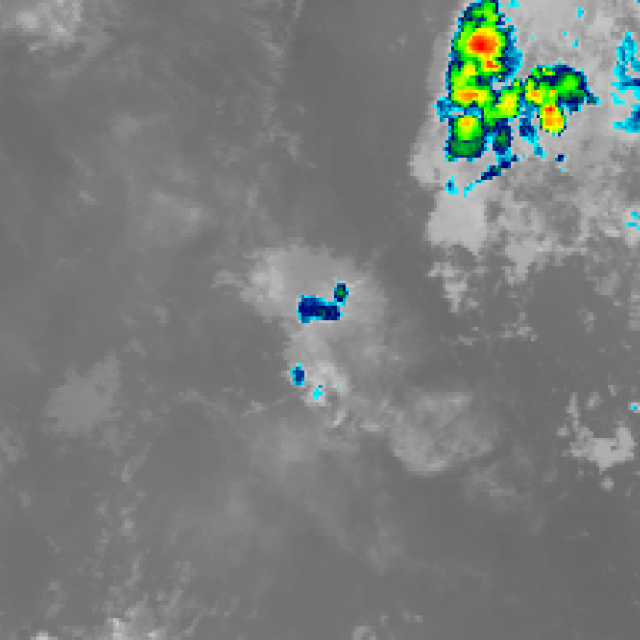
#> input picture data/active_learning/pending/20261121T180000Z_sensor_mismatch/frame.png, 640 x 640 px
$ python 2_autolabel_seg.py --input-dir ../data/active_learning/pending/20261121T180000Z_sensor_mismatch
#> lines starting #> are read from the running program, lines starting #| are printed output that depends on the picture; after the words box and inside, x2 and y2 are one past the last pixel; in counts of white or black regions, pixels touching at a corner belong together
### ml_pipeline/utils.py
"""Shared configuration, path resolution, logging, and atomic I/O utilities."""

from __future__ import annotations

import json
import logging
import os
import random
import re
import tempfile
from datetime import datetime, timezone
from pathlib import Path
from typing import Any

import numpy as np
import yaml

PIPELINE_ROOT = Path(__file__).resolve().parent
DEFAULT_CONFIG_PATH = PIPELINE_ROOT / "config.yaml"

FRAME_TIMESTAMP_RE = re.compile(r"(\d{8}T\d{4})Z")


def setup_logging(name: str, level: str = "INFO") -> logging.Logger:
    """Configure a clean console logger without duplicating handlers."""
    logger = logging.getLogger(name)
    numeric_level = getattr(logging, level.upper(), logging.INFO)
    logger.setLevel(numeric_level)
    if not logger.handlers:
        handler = logging.StreamHandler()
        handler.setFormatter(
            logging.Formatter(
                fmt="%(asctime)s | %(levelname)-7s | %(name)s | %(message)s",
                datefmt="%H:%M:%S",
            )
        )
        logger.addHandler(handler)
    logger.propagate = False
    return logger


def load_config(config_path: str | Path | None = None) -> dict[str, Any]:
    """Load pipeline YAML config and attach the resolved config directory."""
    path = Path(config_path).resolve() if config_path else DEFAULT_CONFIG_PATH
    if not path.exists():
        raise FileNotFoundError(f"Configuration file not found: {path}")
    with path.open("r", encoding="utf-8") as handle:
        cfg = yaml.safe_load(handle) or {}
    cfg["_config_path"] = str(path)
    cfg["_base_dir"] = str(path.parent)
    return cfg


def resolve_path(path_value: str | Path, base_dir: str | Path | None = None) -> Path:
    """Resolve a relative path against the config directory (or PIPELINE_ROOT)."""
    candidate = Path(path_value)
    if candidate.is_absolute():
        return candidate
    anchor = Path(base_dir) if base_dir else PIPELINE_ROOT
    return (anchor / candidate).resolve()


def get_pipeline_paths(cfg: dict[str, Any]) -> dict[str, Path]:
    """Resolve all standard working directories defined under `paths`."""
    base_dir = Path(cfg.get("_base_dir", PIPELINE_ROOT))
    raw_paths = cfg.get("paths", {})
    return {key: resolve_path(val, base_dir) for key, val in raw_paths.items()}


def set_seed(seed: int) -> None:
    """Seed Python and NumPy RNGs for deterministic pipeline behavior."""
    random.seed(seed)
    np.random.seed(seed)


def atomic_write_bytes(path: Path, data: bytes) -> None:
    """Write binary data atomically via a temporary file in the same directory."""
    path.parent.mkdir(parents=True, exist_ok=True)
    fd, tmp_name = tempfile.mkstemp(dir=path.parent, prefix=f".{path.name}.", suffix=".tmp")
    try:
        with os.fdopen(fd, "wb") as handle:
            handle.write(data)
            handle.flush()
            os.fsync(handle.fileno())
        os.replace(tmp_name, path)
    except Exception:
        if os.path.exists(tmp_name):
            os.unlink(tmp_name)
        raise


def atomic_write_text(path: Path, content: str, encoding: str = "utf-8") -> None:
    """Write text atomically."""
    atomic_write_bytes(path, content.encode(encoding))


def atomic_write_json(path: Path, payload: Any) -> None:
    """Write pretty-printed JSON atomically."""
    atomic_write_text(path, json.dumps(payload, indent=2, sort_keys=False) + "\n")


def parse_frame_timestamp(filename: str) -> datetime | None:
    """Parse a UTC datetime from filenames like `himawari_b13_20251101T0600Z.png`."""
    match = FRAME_TIMESTAMP_RE.search(filename)
    if not match:
        return None
    return datetime.strptime(match.group(1), "%Y%m%dT%H%M").replace(tzinfo=timezone.utc)


# [4 lines left out: function format_frame_filename, not called in this run]

### ml_pipeline/2_autolabel_seg.py
#!/usr/bin/env python3
"""Step 2: OpenCV IR brightness-temperature thresholding, YOLOv8-seg polygon extraction & QA grid."""

from __future__ import annotations

import argparse
import math
import random
from pathlib import Path
from typing import Any

import cv2
import numpy as np

from utils import (
    DEFAULT_CONFIG_PATH,
    atomic_write_json,
    atomic_write_text,
    get_pipeline_paths,
    load_config,
    parse_frame_timestamp,
    set_seed,
    setup_logging,
)

LOGGER = setup_logging("step2.autolabel")


def extract_polygons_from_gray(
    gray: np.ndarray,
    classes_cfg: dict[int | str, dict[str, Any]],
    morph_open_kernel: int = 3,
    morph_close_kernel: int = 5,
    approx_eps_ratio: float = 0.005,
    min_polygon_points: int = 3,
) -> tuple[list[tuple[int, np.ndarray]], dict[int, int]]:
    """Segment grayscale IR image into class polygons normalized to [0.0, 1.0].

    Returns:
        polygons: list of `(class_id, normalized_xy_array)` with shape `(M, 2)` float64 in `[0, 1]`.
        class_counts: mapping `class_id -> instance_count`.
    """
    height, width = gray.shape[:2]
    open_se = (
        cv2.getStructuringElement(cv2.MORPH_ELLIPSE, (morph_open_kernel, morph_open_kernel))
        if morph_open_kernel > 1
        else None
    )
    close_se = (
        cv2.getStructuringElement(cv2.MORPH_ELLIPSE, (morph_close_kernel, morph_close_kernel))
        if morph_close_kernel > 1
        else None
    )

    polygons: list[tuple[int, np.ndarray]] = []
    class_counts: dict[int, int] = {}

    for raw_cid in sorted(classes_cfg.keys(), key=lambda x: int(x)):
        cid = int(raw_cid)
        spec = classes_cfg[raw_cid]
        min_i = int(spec["min_intensity"])
        max_i = int(spec["max_intensity"])
        min_area = float(spec["min_area_px"])
        class_counts[cid] = 0

        mask = cv2.inRange(gray, min_i, max_i)
        if open_se is not None:
            mask = cv2.morphologyEx(mask, cv2.MORPH_OPEN, open_se)
        if close_se is not None:
            mask = cv2.morphologyEx(mask, cv2.MORPH_CLOSE, close_se)

        contours, _ = cv2.findContours(mask, cv2.RETR_EXTERNAL, cv2.CHAIN_APPROX_SIMPLE)
        for contour in contours:
            if cv2.contourArea(contour) < min_area:
                continue
            perimeter = cv2.arcLength(contour, True)
            if perimeter <= 0.0:
                continue
            epsilon = approx_eps_ratio * perimeter
            approx = cv2.approxPolyDP(contour, epsilon, True)
            pts = approx.reshape(-1, 2)
            if len(pts) < min_polygon_points:
                continue

            norm_pts = np.empty_like(pts, dtype=np.float64)
            norm_pts[:, 0] = np.clip(pts[:, 0] / float(width), 0.0, 1.0)
            norm_pts[:, 1] = np.clip(pts[:, 1] / float(height), 0.0, 1.0)
            polygons.append((cid, norm_pts))
            class_counts[cid] += 1

    return polygons, class_counts


def format_yolo_seg_lines(polygons: list[tuple[int, np.ndarray]]) -> str:
    """Serialize `(class_id, normalized_pts)` entries into YOLOv8-seg label text."""
    lines: list[str] = []
    for cid, norm_pts in polygons:
        coords = " ".join(f"{x:.6f} {y:.6f}" for x, y in norm_pts)
        lines.append(f"{cid} {coords}")
    return ("\n".join(lines) + "\n") if lines else ""


def render_qa_montage(
    records: list[dict[str, Any]],
    raw_frames_dir: Path,
    classes_cfg: dict[int | str, dict[str, Any]],
    output_path: Path,
    num_samples: int = 16,
    seed: int = 42,
    tile_size: int = 320,
) -> Path | None:
    """Render a 4x4 (or ceil-sqrt grid) QA visual overlay of auto-labeled polygons."""
    if not records:
        LOGGER.warning("No retained frames available for QA montage.")
        return None

    rng = random.Random(seed)
    deep_frames = [r for r in records if r["class_counts"].get("0", 0) > 0]
    shield_only = [
        r
        for r in records
        if r["class_counts"].get("0", 0) == 0 and r["class_counts"].get("1", 0) > 0
    ]
    clear_frames = [r for r in records if not r["is_positive"]]

    # Stratified QA selection so deep convective, storm shield, and clear-sky are all visible
    selected: list[dict[str, Any]] = []
    target = min(num_samples, len(records))
    quotas = [
        (deep_frames, max(1, int(round(target * 0.55)))),
        (shield_only, max(1, int(round(target * 0.30)))),
        (clear_frames, max(1, target - int(round(target * 0.55)) - int(round(target * 0.30)))),
    ]
    used_names: set[str] = set()
    for pool, quota in quotas:
        if not pool:
            continue
        picks = rng.sample(pool, min(quota, len(pool)))
        for item in picks:
            if item["filename"] not in used_names and len(selected) < target:
                selected.append(item)
                used_names.add(item["filename"])

    if len(selected) < target:
        remaining = [r for r in records if r["filename"] not in used_names]
        extra = rng.sample(remaining, min(target - len(selected), len(remaining)))
        selected.extend(extra)

    cols = int(math.ceil(math.sqrt(len(selected))))
    rows = int(math.ceil(len(selected) / cols))
    header_h = 44
    canvas = np.full((header_h + rows * tile_size, cols * tile_size, 3), 20, dtype=np.uint8)

    # Header legend banner
    cv2.putText(
        canvas,
        f"Himawari-9 Band 13 Auto-Label QA ({len(selected)} samples)",
        (14, 29),
        cv2.FONT_HERSHEY_SIMPLEX,
        0.65,
        (240, 240, 240),
        1,
        cv2.LINE_AA,
    )
    legend_x = max(420, canvas.shape[1] - 430)
    for idx, raw_cid in enumerate(sorted(classes_cfg.keys(), key=lambda x: int(x))):
        spec = classes_cfg[raw_cid]
        color = tuple(int(c) for c in spec.get("qa_color_bgr", [0, 255, 0]))
        x0 = legend_x + idx * 205
        cv2.rectangle(canvas, (x0, 13), (x0 + 18, 31), color, -1)
        cv2.putText(
            canvas,
            f"{raw_cid}: {spec['name']}",
            (x0 + 24, 28),
            cv2.FONT_HERSHEY_SIMPLEX,
            0.5,
            (230, 230, 230),
            1,
            cv2.LINE_AA,
        )

    for slot, rec in enumerate(selected):
        r_idx = slot // cols
        c_idx = slot % cols
        img_path = raw_frames_dir / rec["filename"]
        img = cv2.imread(str(img_path), cv2.IMREAD_COLOR)
        if img is None:
            continue

        h, w = img.shape[:2]
        overlay = img.copy()
        for poly in rec["_polygons"]:
            cid, norm_pts = poly
            spec = classes_cfg.get(cid, classes_cfg.get(str(cid), {}))
            color = tuple(int(c) for c in spec.get("qa_color_bgr", [0, 255, 0]))
            px_pts = np.round(norm_pts * np.array([w, h])).astype(np.int32).reshape(-1, 1, 2)
            cv2.fillPoly(overlay, [px_pts], color)
            cv2.polylines(img, [px_pts], isClosed=True, color=color, thickness=2)

        blended = cv2.addWeighted(overlay, 0.28, img, 0.72, 0)
        tile = cv2.resize(blended, (tile_size, tile_size), interpolation=cv2.INTER_AREA)

        # Dark caption strip
        cv2.rectangle(tile, (0, 0), (tile_size, 24), (15, 15, 15), -1)
        dc_n = rec["class_counts"].get("0", 0)
        ss_n = rec["class_counts"].get("1", 0)
        tag = f"DC:{dc_n} SS:{ss_n}" if rec["is_positive"] else "CLEAR-SKY"
        short_name = rec["filename"].replace("himawari_b13_", "").replace(".png", "")
        cv2.putText(
            tile,
            f"{short_name} | {tag}",
            (6, 17),
            cv2.FONT_HERSHEY_SIMPLEX,
            0.44,
            (245, 245, 245),
            1,
            cv2.LINE_AA,
        )
        cv2.rectangle(tile, (0, 0), (tile_size - 1, tile_size - 1), (70, 70, 70), 1)

        y0 = header_h + r_idx * tile_size
        x0 = c_idx * tile_size
        canvas[y0 : y0 + tile_size, x0 : x0 + tile_size] = tile

    output_path.parent.mkdir(parents=True, exist_ok=True)
    cv2.imwrite(str(output_path), canvas)
    LOGGER.info("Wrote QA visual montage (%d tiles) -> %s", len(selected), output_path)
    return output_path


def autolabel_frames(
    cfg: dict[str, Any],
    raw_frames_dir: Path,
    autolabel_dir: Path,
    qa_output_path: Path | None = None,
) -> dict[str, Any]:
    """Run Step 2 auto-labeling across all harvested PNGs and generate `qa_preview.png`."""
    al_cfg = cfg["autolabel"]
    seed = int(al_cfg.get("seed", 42))
    set_seed(seed)
    rng = random.Random(seed)

    png_files = sorted(raw_frames_dir.glob("*.png"))
    if not png_files:
        raise FileNotFoundError(f"No PNG frames found in {raw_frames_dir}. Run Step 1 first.")

    labels_dir = autolabel_dir / "labels"
    labels_dir.mkdir(parents=True, exist_ok=True)
    # Remove stale labels from previous runs for reproducibility
    for stale in labels_dir.glob("*.txt"):
        stale.unlink()

    classes_cfg = al_cfg["classes"]
    open_k = int(al_cfg.get("morph_open_kernel", 3))
    close_k = int(al_cfg.get("morph_close_kernel", 5))
    eps_ratio = float(al_cfg.get("approx_eps_ratio", 0.005))
    min_pts = int(al_cfg.get("min_polygon_points", 3))
    neg_keep_ratio = float(al_cfg.get("negative_keep_ratio", 0.10))

    positives: list[dict[str, Any]] = []
    negatives: list[dict[str, Any]] = []
    unreadable = 0

    for png_path in png_files:
        gray = cv2.imread(str(png_path), cv2.IMREAD_GRAYSCALE)
        if gray is None:
            LOGGER.warning("Skipping unreadable image: %s", png_path.name)
            unreadable += 1
            continue

        polygons, class_counts = extract_polygons_from_gray(
            gray=gray,
            classes_cfg=classes_cfg,
            morph_open_kernel=open_k,
            morph_close_kernel=close_k,
            approx_eps_ratio=eps_ratio,
            min_polygon_points=min_pts,
        )
        dt = parse_frame_timestamp(png_path.name)
        is_positive = len(polygons) > 0
        record = {
            "filename": png_path.name,
            "stem": png_path.stem,
            "timestamp": dt.isoformat() if dt else None,
            "is_positive": is_positive,
            "num_instances": len(polygons),
            "class_counts": {str(k): int(v) for k, v in class_counts.items()},
            "_polygons": polygons,
        }
        if is_positive:
            positives.append(record)
        else:
            negatives.append(record)

    # Retain ~10% of the final retained dataset as negative (clear-sky) frames
    if positives and 0.0 < neg_keep_ratio < 1.0:
        desired_neg = int(round(len(positives) * (neg_keep_ratio / (1.0 - neg_keep_ratio))))
        keep_neg_count = min(len(negatives), max(1 if negatives else 0, desired_neg))
    elif not positives and negatives:
        keep_neg_count = max(1, int(round(len(negatives) * max(neg_keep_ratio, 0.1))))
    else:
        keep_neg_count = 0

    kept_negatives = rng.sample(negatives, keep_neg_count) if keep_neg_count > 0 else []
    kept_neg_names = {r["filename"] for r in kept_negatives}

    retained = sorted(positives + kept_negatives, key=lambda r: r["filename"])
    dropped_negatives = [r for r in negatives if r["filename"] not in kept_neg_names]

    total_instances_by_class: dict[str, int] = {str(int(k)): 0 for k in classes_cfg.keys()}
    for rec in retained:
        txt_path = labels_dir / f"{rec['stem']}.txt"
        atomic_write_text(txt_path, format_yolo_seg_lines(rec["_polygons"]))
        for cid_str, count in rec["class_counts"].items():
            total_instances_by_class[cid_str] = total_instances_by_class.get(cid_str, 0) + count

    qa_path = qa_output_path if qa_output_path else (autolabel_dir / "qa_preview.png")
    render_qa_montage(
        records=retained,
        raw_frames_dir=raw_frames_dir,
        classes_cfg=classes_cfg,
        output_path=qa_path,
        num_samples=int(al_cfg.get("qa_grid_samples", 16)),
        seed=seed,
    )

    manifest = {
        "raw_frames_dir": str(raw_frames_dir),
        "labels_dir": str(labels_dir),
        "qa_preview": str(qa_path),
        "summary": {
            "total_scanned": len(png_files),
            "unreadable": unreadable,
            "positive_frames": len(positives),
            "total_clear_sky_frames": len(negatives),
            "retained_clear_sky_frames": len(kept_negatives),
            "dropped_clear_sky_frames": len(dropped_negatives),
            "total_retained_frames": len(retained),
            "retained_negative_fraction": round(
                len(kept_negatives) / max(1, len(retained)), 4
            ),
            "instances_by_class": total_instances_by_class,
        },
        "retained_frames": [
            {k: v for k, v in rec.items() if not k.startswith("_")} for rec in retained
        ],
    }
    manifest_path = autolabel_dir / "label_manifest.json"
    atomic_write_json(manifest_path, manifest)

    LOGGER.info(
        "Auto-labeling complete: retained=%d (positive=%d, clear_sky=%d [%.1f%%]), "
        "instances=%s. Manifest: %s",
        manifest["summary"]["total_retained_frames"],
        manifest["summary"]["positive_frames"],
        manifest["summary"]["retained_clear_sky_frames"],
        manifest["summary"]["retained_negative_fraction"] * 100.0,
        total_instances_by_class,
        manifest_path,
    )
    return manifest


def parse_args(argv: list[str] | None = None) -> argparse.Namespace:
    parser = argparse.ArgumentParser(
        description="Step 2: Auto-label Himawari-9 IR frames into YOLOv8-seg polygon format."
    )
    parser.add_argument("--config", type=Path, default=DEFAULT_CONFIG_PATH, help="Path to config.yaml")
    parser.add_argument("--input-dir", type=Path, default=None, help="Override raw_frames_dir")
    parser.add_argument("--output-dir", type=Path, default=None, help="Override autolabel_dir")
    parser.add_argument("--qa-output", type=Path, default=None, help="Override qa_preview.png output path")
    return parser.parse_args(argv)


def main(argv: list[str] | None = None) -> int:
    args = parse_args(argv)
    cfg = load_config(args.config)
    paths = get_pipeline_paths(cfg)

    raw_dir = args.input_dir.resolve() if args.input_dir else paths["raw_frames_dir"]
    out_dir = args.output_dir.resolve() if args.output_dir else paths["autolabel_dir"]
    qa_path = args.qa_output.resolve() if args.qa_output else None

    manifest = autolabel_frames(cfg, raw_dir, out_dir, qa_path)
#> in autolabel_frames, `gray = cv2.imread(str(png_path), cv2.IMREAD_GRAYSCALE)`:
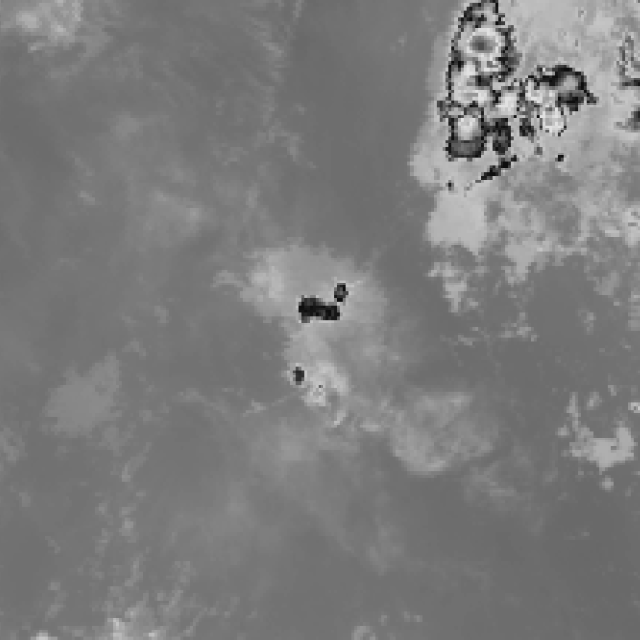
#> gray: shape (640, 640); min 13, max 225, mean 124.5
#> the loop in extract_polygons_from_gray, `for raw_cid in sorted(classes_cfg.keys(), key=lambda x: int(x)):` made 2 passes
#> pass 1, in extract_polygons_from_gray, `mask = cv2.inRange(gray, min_i, max_i)`:
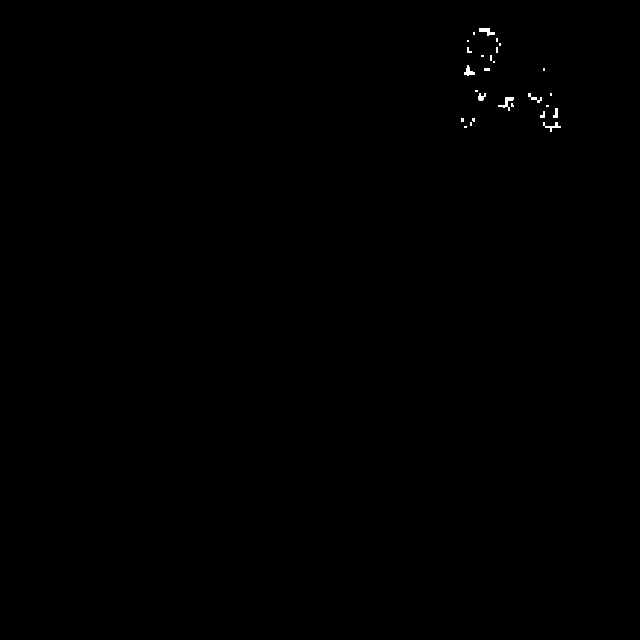
#> mask: shape (640, 640); 0.14% white; 27 white regions (19 under 20 px), largest, box (x1, y1, x2, y2) and area: (498, 97, 514, 111) 77, (479, 28, 495, 36) 70, (464, 65, 475, 76) 61
#> pass 1, in extract_polygons_from_gray, `mask = cv2.morphologyEx(mask, cv2.MORPH_OPEN, open_se)`:
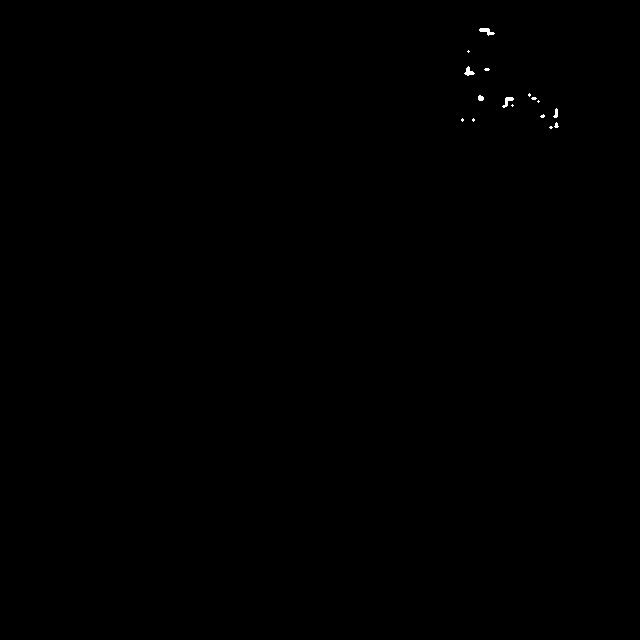
#> mask: shape (640, 640); 0.08% white; 16 white regions (11 under 20 px), largest, box (x1, y1, x2, y2) and area: (479, 28, 495, 36) 64, (502, 97, 514, 108) 57, (464, 66, 475, 76) 54, (553, 108, 558, 118) 31, (478, 95, 484, 101) 29
#> pass 2, in extract_polygons_from_gray, `mask = cv2.inRange(gray, min_i, max_i)`:
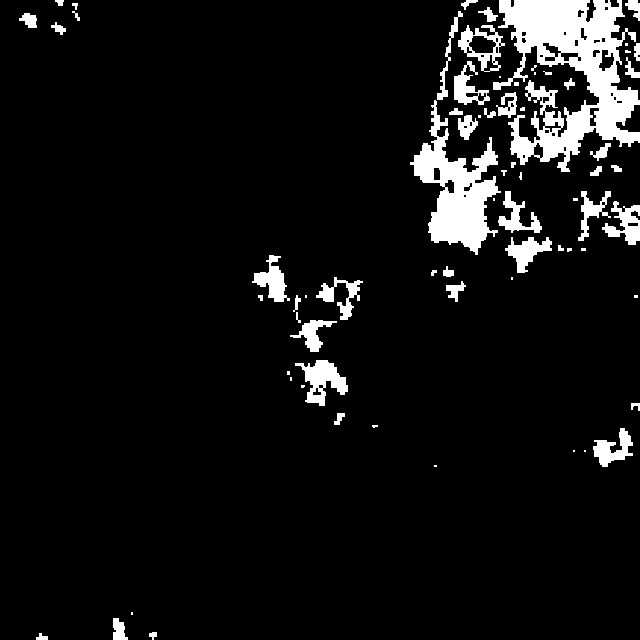
#> mask: shape (640, 640); 7.3% white; 71 white regions (23 under 20 px), largest, box (x1, y1, x2, y2) and area: (493, 0, 640, 172) 12192, (410, 100, 501, 255) 5707, (295, 360, 348, 406) 1168
#> after the loop in extract_polygons_from_gray, `for raw_cid in sorted(classes_cfg.keys(), key=lambda x: int(x)):`: class_counts = {0: 0, 1: 13}; polygons = 13 items
#> (the rest of the program and of its run is left out)
